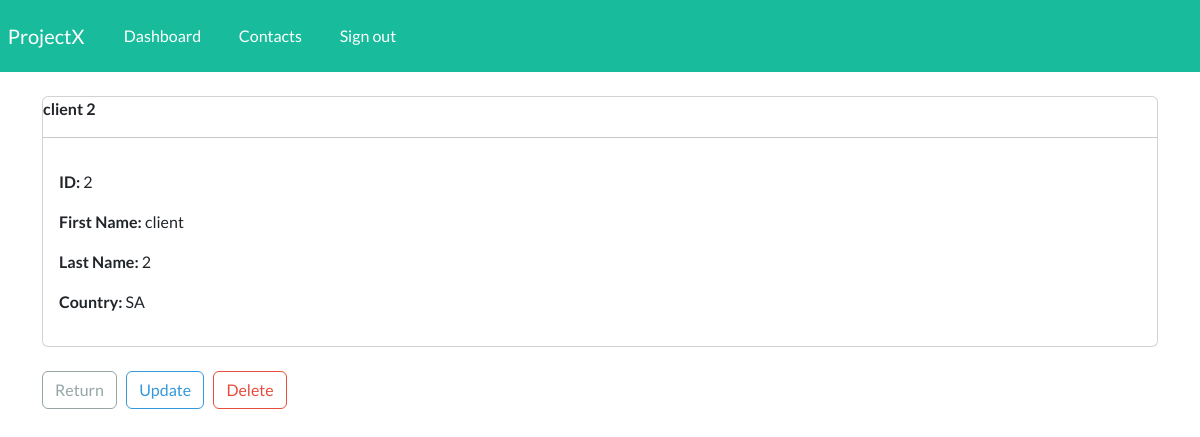
/singular-record/2/ (signed in), run on the app's committed database.
### webapp/models.py (models this page shows, shortened)
class Customer(models.Model):
    first_name=models.CharField(max_length=100)
    last_name=models.CharField(max_length=100)
    country=models.CharField(max_length=100)

### webapp/views.py (the view)
# urls.py: path('singular-record/<int:pk>/', views.singular_record, name='singular-record'),
@login_required(login_url='my-login')
def singular_record(request,pk):
     all_records=Customer.objects.get(id=pk)
     context= {'record':all_records}
     return render(request, 'webapp/view-record.html',context=context)

### webapp/templates/webapp/view-record.html (shortened to what this page needs)
{% extends 'webapp/base.html' %}
{% load crispy_forms_tags %}
{% block content %}
    <body>
        <div class="card">
            <strong>
                {{record.first_name}}
                {{record.last_name|upper}}
            </strong>
            <hr>
            <div class="card-body">
                <p><strong> ID: </strong>{{record.id}} </p>
                <p><strong> First Name: </strong>{{record.first_name}} </p>
                <p><strong> Last Name: </strong>{{record.last_name}} </p>
                <p><strong> Country: </strong>{{record.country}} </p>
            </div>
        </div>
        <br>
        <a href="{% url 'dashboard' %}" class="btn btn-outline-secondary"> Return </a>
        <a href="{% url 'update-record' record.id %}" class="btn btn-outline-info"> Update </a>
        <a href="{% url 'delete-record' record.id %}" class="btn btn-outline-danger"> Delete </a>
    </body>
{% endblock %}

### data on the page
Customer: first_name "client", last_name "2", id "2", country "SA"
